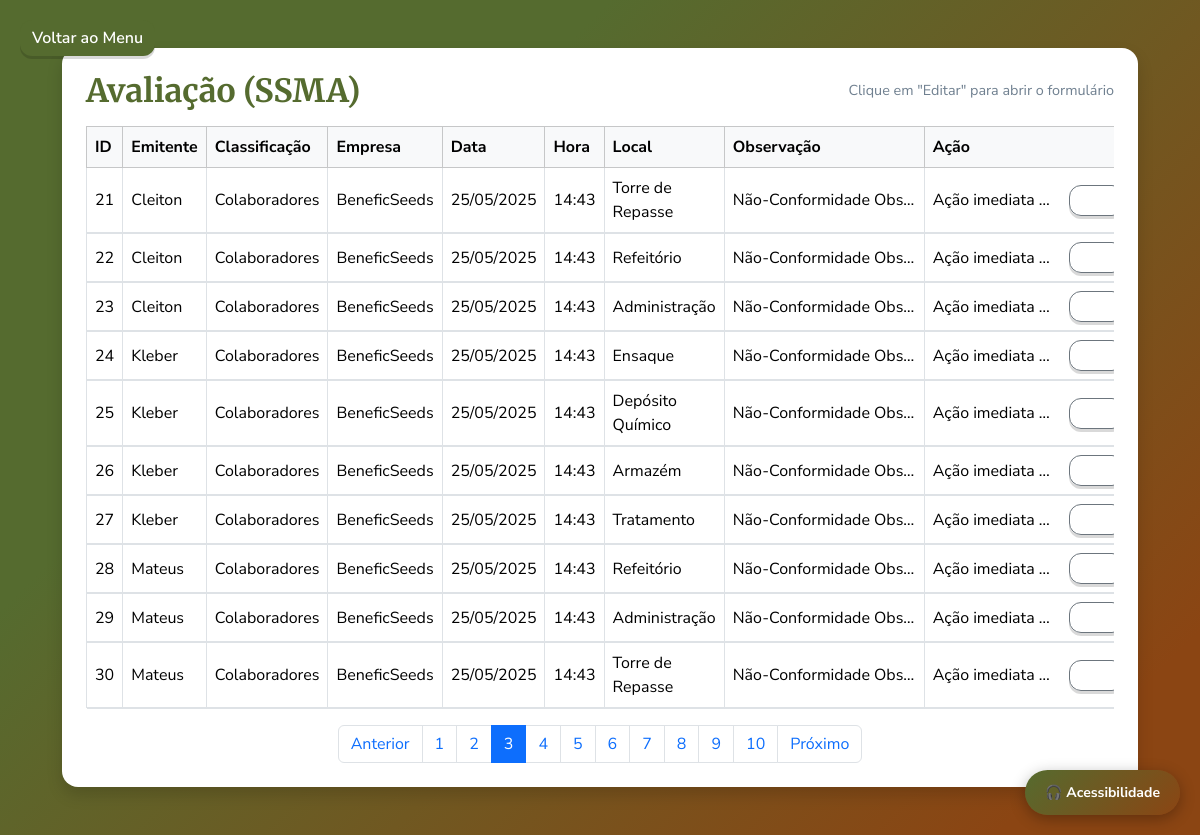
The page /ssma?page=3 (signed in) on the database its author committed.
### app.py (models this page shows)
class Entrada(db.Model):
    id = db.Column(db.Integer, primary_key=True)
    emitente = db.Column(db.String(40), nullable=False)
    classificação = db.Column(db.String(15), nullable=False)
    empresa = db.Column(db.String(15), nullable=False)
    data = db.Column(db.Date, nullable=False)
    hora = db.Column(db.Time, nullable=False)
    local = db.Column(db.String(20), nullable=False)
    observação = db.Column(db.String(150), nullable=False)
    ação = db.Column(db.String(150), nullable=False)
    class_sst = db.Column(db.String(50), nullable=True)
    class_ambiental = db.Column(db.String(50), nullable=True)
    causa = db.Column(db.String(300), nullable=True)
    parecer = db.Column(db.String(100), nullable=True)
    num_ordem_man = db.Column(db.String(20), nullable=True)
    obs_sprocedencia = db.Column(db.String(20), nullable=True)
    obs_justificativa = db.Column(db.String(20), nullable=True)
    multipla_condição = db.Column(db.String(60), nullable=True)
    multipla_comportamento = db.Column(db.String(60), nullable=True)
    multipla_ambiental = db.Column(db.String(60), nullable=True)
    funcionario = db.Column(db.String(20), nullable=True)

### app.py (the view, shortened to what this page needs)
@app.route("/ssma", methods=["GET", "POST"])
def ssma():
    if not session.get("logado"):
        return redirect(url_for("login"))
    try:
        page = int(request.args.get('page', 1))
        if page < 1:
            page = 1
    except ValueError:
        page = 1
    per_page = 10
    entradas_pag = Entrada.query.order_by(Entrada.id.asc()).paginate(page=page, per_page=per_page, error_out=False)
    return render_template("ssma.html",
                           entradas=entradas_pag.items,
                           page=page,
                           total_pages=entradas_pag.pages)

### templates/ssma.html (shortened to what this page needs)
{% extends "base.html" %}
{% block content %}
<div class="container py-5 centered">
    <div class="card card-wide shadow p-4">
        <div class="d-flex justify-content-between align-items-center mb-3">
            <h2 class="mb-0">Avaliação (SSMA)</h2>
            <div class="small-muted">Clique em "Editar" para abrir o formulário</div>
        </div>
        <form method="POST">
            <div class="table-responsive">
                <table class="table table-bordered table-hover align-middle mb-0">
                    <thead class="table-light">
                        <tr>
                            <th>ID</th>
                            <th>Emitente</th>
                            <th>Classificação</th>
                            <th>Empresa</th>
                            <th>Data</th>
                            <th>Hora</th>
                            <th>Local</th>
                            <th>Observação</th>
                            <th>Ação</th>
                        </tr>
                    </thead>
                    <tbody>
                    {% for entrada in entradas %}
                        <tr class="row-clickable" onclick="document.getElementById('btn-toggle-{{ entrada.id }}').click();">
                            <td>{{ entrada.id }}</td>
                            <td class="text-truncate" style="max-width:160px;" title="{{ entrada.emitente }}">{{ entrada.emitente }}</td>
                            <td>{{ entrada.classificação }}</td>
                            <td class="text-truncate" style="max-width:140px;" title="{{ entrada.empresa }}">{{ entrada.empresa }}</td>
                            <td>{{ entrada.data.strftime("%d/%m/%Y") }}</td>
                            <td>{{ entrada.hora.strftime("%H:%M") if entrada.hora else '' }}</td>
                            <td>{{ entrada.local }}</td>
                            <td class="text-truncate" style="max-width:200px;" title="{{ entrada.observação }}">{{ entrada.observação }}</td>
                            <td>
                                <div class="d-flex align-items-center">
                                    <span class="me-2 text-truncate" style="max-width:120px;">{{ entrada.ação }}</span>
                                    <button
                                        id="btn-toggle-{{ entrada.id }}"
                                        type="button"
                                        class="btn btn-sm btn-outline-secondary ms-2"
                                        data-bs-toggle="collapse"
                                        data-bs-target="#collapse-{{ entrada.id }}"
                                        aria-expanded="false"
                                        aria-controls="collapse-{{ entrada.id }}"
                                        aria-label="Editar entrada {{ entrada.id }}">
                                    </button>
                                </div>
                            </td>
                        </tr>
                        <tr>
                            <td colspan="9" class="p-0 border-0">
                                                {% endfor %}
                            </td>
                        </tr>
                    {% else %}
                    </tbody>
                </table>
            </div>
        </form>
        {% if total_pages > 1 %}
        <nav aria-label="Paginação SSMA" class="mt-3">
            <ul class="pagination justify-content-center mb-0">
                <li class="page-item {% if page <= 1 %}disabled{% endif %}">
                    <a class="page-link" href="{{ url_for('ssma', page=page-1) }}">Anterior</a>
                </li>
                {% for p in range(1, total_pages + 1) %}
                <li class="page-item {% if p == page %}active{% endif %}">
                    <a class="page-link" href="{{ url_for('ssma', page=p) }}">{{ p }}</a>
                </li>
                {% endfor %}
                <li class="page-item {% if page >= total_pages %}disabled{% endif %}">
                    <a class="page-link" href="{{ url_for('ssma', page=page+1) }}">Próximo</a>
                </li>
            </ul>
        </nav>
        {% endif %}
    </div>
</div>
{% endblock %}

### static/css/style.css (style rules this page uses)
:root { --verde-oliva: #556B2F; --amarelo-dourado: #DAA520; --marrom-avermelhado: #8B4513; --cinza-ardosia: #708090; --branco: #FFFFFF; }
body { font-family: 'Nunito Sans', sans-serif; color: var(--cinza-ardosia); background: linear-gradient(135deg, var(--verde-oliva) 30%, var(--marrom-avermelhado) 90%); margin: 0; padding: 0; min-height: 100vh; justify-content: center; }
.card { background-color: var(--branco); border: none; border-radius: 16px; box-shadow: 0 8px 20px rgba(0, 0, 0, 0.2); color: var(--cinza-ardosia); padding: 2.5rem; width: 100%; max-width: 500px; }
.card-wide { background-color: var(--branco); border: none; border-radius: 16px; box-shadow: 0 8px 20px rgba(0, 0, 0, 0.2); color: var(--cinza-ardosia); padding: 2.5rem; width: 100%; max-width: 1200px; }
h2 { font-family: 'Merriweather', serif; color: var(--verde-oliva); font-weight: 700; }
.btn { border-radius: 12px; font-weight: 600; transition: all 0.2s ease; color: var(--branco); box-shadow: 0 3px 0 rgba(0, 0, 0, 0.15); }
.centered { display: flex; align-items: center; justify-content: center; }
.container { display: flex; justify-content: center; align-items: center; flex-direction: column; min-height: 100vh; max-width: 95%; padding: 2rem; }

### templates/ssma.html (style rules this page uses)
.card-wide { max-width: 1250px; }
.row-clickable { cursor: pointer; }
.small-muted { color: var(--cinza-ardosia); font-size: .9rem; }

### rows shown on the page
Entrada: id "21", emitente "Cleiton", classificação "Colaboradores", empresa "BeneficSeeds", data "25/05/2025", hora "14:43", local "Torre de Repasse", observação "Não-Conformidade Obs…", ação "Ação imediata…"
Entrada: id "22", emitente "Cleiton", classificação "Colaboradores", empresa "BeneficSeeds", data "25/05/2025", hora "14:43", local "Refeitório", observação "Não-Conformidade Obs…", ação "Ação imediata…"
Entrada: id "23", emitente "Cleiton", classificação "Colaboradores", empresa "BeneficSeeds", data "25/05/2025", hora "14:43", local "Administração", observação "Não-Conformidade Obs…", ação "Ação imediata…"
Entrada: id "24", emitente "Kleber", classificação "Colaboradores", empresa "BeneficSeeds", data "25/05/2025", hora "14:43", local "Ensaque", observação "Não-Conformidade Obs…", ação "Ação imediata…"
Entrada: id "25", emitente "Kleber", classificação "Colaboradores", empresa "BeneficSeeds", data "25/05/2025", hora "14:43", local "Depósito Químico", observação "Não-Conformidade Obs…", ação "Ação imediata…"
Entrada: id "26", emitente "Kleber", classificação "Colaboradores", empresa "BeneficSeeds", data "25/05/2025", hora "14:43", local "Armazém", observação "Não-Conformidade Obs…", ação "Ação imediata…"
Entrada: id "27", emitente "Kleber", classificação "Colaboradores", empresa "BeneficSeeds", data "25/05/2025", hora "14:43", local "Tratamento", observação "Não-Conformidade Obs…", ação "Ação imediata…"
Entrada: id "28", emitente "Mateus", classificação "Colaboradores", empresa "BeneficSeeds", data "25/05/2025", hora "14:43", local "Refeitório", observação "Não-Conformidade Obs…", ação "Ação imediata…"
Entrada: id "29", emitente "Mateus", classificação "Colaboradores", empresa "BeneficSeeds", data "25/05/2025", hora "14:43", local "Administração", observação "Não-Conformidade Obs…", ação "Ação imediata…"
Entrada: id "30", emitente "Mateus", classificação "Colaboradores", empresa "BeneficSeeds", data "25/05/2025", hora "14:43", local "Torre de Repasse", observação "Não-Conformidade Obs…", ação "Ação imediata…"

### other values the page prints
{{ p }} "1" "2" "3" "4" "5" "6" "7" "8" "9" "10"
